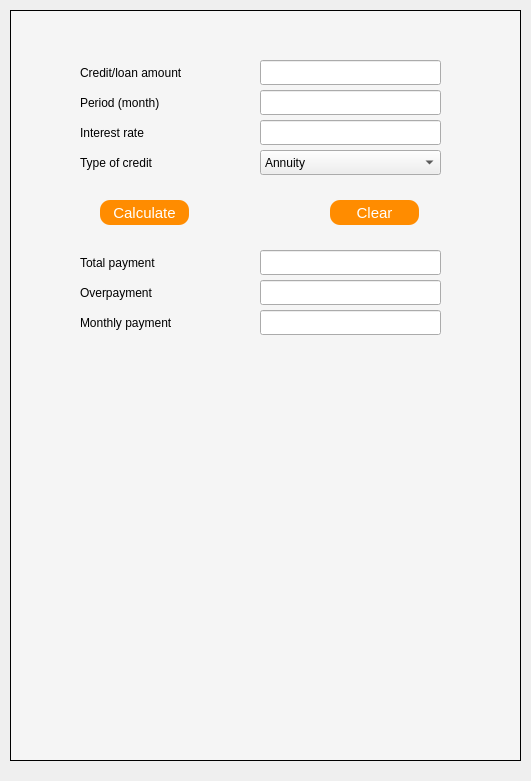
<?xml version="1.0" encoding="UTF-8"?>
<ui version="4.0">
 <class>finances</class>
 <widget class="QWidget" name="finances">
  <property name="geometry">
   <rect>
    <x>0</x>
    <y>0</y>
    <width>531</width>
    <height>781</height>
   </rect>
  </property>
  <property name="minimumSize">
   <size>
    <width>531</width>
    <height>781</height>
   </size>
  </property>
  <property name="maximumSize">
   <size>
    <width>531</width>
    <height>781</height>
   </size>
  </property>
  <property name="windowTitle">
   <string>Form</string>
  </property>
  <widget class="QLabel" name="label_8">
   <property name="geometry">
    <rect>
     <x>10</x>
     <y>10</y>
     <width>511</width>
     <height>751</height>
    </rect>
   </property>
   <property name="styleSheet">
    <string notr="true">QLabel{ background: rgb(245, 245, 245);
selection-background-color: rgb(245, 245, 245);
border: 1px solid #000000;
}</string>
   </property>
   <property name="text">
    <string/>
   </property>
  </widget>
  <widget class="QLineEdit" name="month">
   <property name="geometry">
    <rect>
     <x>260</x>
     <y>90</y>
     <width>181</width>
     <height>25</height>
    </rect>
   </property>
   <property name="sizePolicy">
    <sizepolicy hsizetype="Expanding" vsizetype="Fixed">
     <horstretch>0</horstretch>
     <verstretch>0</verstretch>
    </sizepolicy>
   </property>
  </widget>
  <widget class="QLineEdit" name="totalpayment">
   <property name="geometry">
    <rect>
     <x>260</x>
     <y>250</y>
     <width>181</width>
     <height>25</height>
    </rect>
   </property>
   <property name="sizePolicy">
    <sizepolicy hsizetype="Expanding" vsizetype="Fixed">
     <horstretch>0</horstretch>
     <verstretch>0</verstretch>
    </sizepolicy>
   </property>
   <property name="readOnly">
    <bool>true</bool>
   </property>
  </widget>
  <widget class="QLabel" name="label_4">
   <property name="geometry">
    <rect>
     <x>80</x>
     <y>150</y>
     <width>95</width>
     <height>25</height>
    </rect>
   </property>
   <property name="text">
    <string>Type of credit</string>
   </property>
  </widget>
  <widget class="QLabel" name="label_3">
   <property name="geometry">
    <rect>
     <x>80</x>
     <y>120</y>
     <width>131</width>
     <height>25</height>
    </rect>
   </property>
   <property name="text">
    <string>Interest rate</string>
   </property>
  </widget>
  <widget class="QLabel" name="label_7">
   <property name="geometry">
    <rect>
     <x>80</x>
     <y>250</y>
     <width>101</width>
     <height>25</height>
    </rect>
   </property>
   <property name="text">
    <string>Total payment</string>
   </property>
  </widget>
  <widget class="QLabel" name="label_5">
   <property name="geometry">
    <rect>
     <x>80</x>
     <y>280</y>
     <width>126</width>
     <height>25</height>
    </rect>
   </property>
   <property name="sizePolicy">
    <sizepolicy hsizetype="Expanding" vsizetype="Preferred">
     <horstretch>0</horstretch>
     <verstretch>0</verstretch>
    </sizepolicy>
   </property>
   <property name="text">
    <string>Overpayment</string>
   </property>
  </widget>
  <widget class="QLabel" name="label">
   <property name="geometry">
    <rect>
     <x>80</x>
     <y>60</y>
     <width>141</width>
     <height>25</height>
    </rect>
   </property>
   <property name="sizePolicy">
    <sizepolicy hsizetype="Expanding" vsizetype="Preferred">
     <horstretch>0</horstretch>
     <verstretch>0</verstretch>
    </sizepolicy>
   </property>
   <property name="text">
    <string>Credit/loan amount</string>
   </property>
  </widget>
  <widget class="QLineEdit" name="monthlypayment">
   <property name="geometry">
    <rect>
     <x>260</x>
     <y>310</y>
     <width>181</width>
     <height>25</height>
    </rect>
   </property>
   <property name="sizePolicy">
    <sizepolicy hsizetype="Expanding" vsizetype="Fixed">
     <horstretch>0</horstretch>
     <verstretch>0</verstretch>
    </sizepolicy>
   </property>
   <property name="readOnly">
    <bool>true</bool>
   </property>
  </widget>
  <widget class="QLineEdit" name="rate">
   <property name="geometry">
    <rect>
     <x>260</x>
     <y>120</y>
     <width>181</width>
     <height>25</height>
    </rect>
   </property>
   <property name="sizePolicy">
    <sizepolicy hsizetype="Expanding" vsizetype="Fixed">
     <horstretch>0</horstretch>
     <verstretch>0</verstretch>
    </sizepolicy>
   </property>
  </widget>
  <widget class="QComboBox" name="type_of_credit">
   <property name="geometry">
    <rect>
     <x>260</x>
     <y>150</y>
     <width>181</width>
     <height>25</height>
    </rect>
   </property>
   <property name="sizePolicy">
    <sizepolicy hsizetype="Expanding" vsizetype="Fixed">
     <horstretch>0</horstretch>
     <verstretch>0</verstretch>
    </sizepolicy>
   </property>
   <item>
    <property name="text">
     <string>Annuity</string>
    </property>
   </item>
   <item>
    <property name="text">
     <string>Differentiated</string>
    </property>
   </item>
  </widget>
  <widget class="QLabel" name="label_6">
   <property name="geometry">
    <rect>
     <x>80</x>
     <y>310</y>
     <width>131</width>
     <height>25</height>
    </rect>
   </property>
   <property name="sizePolicy">
    <sizepolicy hsizetype="Expanding" vsizetype="Preferred">
     <horstretch>0</horstretch>
     <verstretch>0</verstretch>
    </sizepolicy>
   </property>
   <property name="text">
    <string>Monthly payment</string>
   </property>
  </widget>
  <widget class="QLineEdit" name="loan">
   <property name="geometry">
    <rect>
     <x>260</x>
     <y>60</y>
     <width>181</width>
     <height>25</height>
    </rect>
   </property>
   <property name="sizePolicy">
    <sizepolicy hsizetype="Expanding" vsizetype="Fixed">
     <horstretch>0</horstretch>
     <verstretch>0</verstretch>
    </sizepolicy>
   </property>
  </widget>
  <widget class="QPushButton" name="clear">
   <property name="geometry">
    <rect>
     <x>330</x>
     <y>200</y>
     <width>89</width>
     <height>25</height>
    </rect>
   </property>
   <property name="styleSheet">
    <string notr="true">QPushButton {
    border-radius:  10px;
    background-color:  rgb(255,140, 0);
    color:  rgb(255, 255, 255);
    font-size:  15px;
}

QPushButton:pressed {
    background-color:  rgb(118, 118, 118);
}</string>
   </property>
   <property name="text">
    <string>Clear</string>
   </property>
  </widget>
  <widget class="QLabel" name="label_2">
   <property name="geometry">
    <rect>
     <x>80</x>
     <y>90</y>
     <width>126</width>
     <height>25</height>
    </rect>
   </property>
   <property name="sizePolicy">
    <sizepolicy hsizetype="Expanding" vsizetype="Preferred">
     <horstretch>0</horstretch>
     <verstretch>0</verstretch>
    </sizepolicy>
   </property>
   <property name="text">
    <string>Period (month)</string>
   </property>
  </widget>
  <widget class="QLineEdit" name="overpayment">
   <property name="geometry">
    <rect>
     <x>260</x>
     <y>280</y>
     <width>181</width>
     <height>25</height>
    </rect>
   </property>
   <property name="sizePolicy">
    <sizepolicy hsizetype="Expanding" vsizetype="Fixed">
     <horstretch>0</horstretch>
     <verstretch>0</verstretch>
    </sizepolicy>
   </property>
   <property name="readOnly">
    <bool>true</bool>
   </property>
  </widget>
  <widget class="QPushButton" name="calculate">
   <property name="geometry">
    <rect>
     <x>100</x>
     <y>200</y>
     <width>89</width>
     <height>25</height>
    </rect>
   </property>
   <property name="styleSheet">
    <string notr="true">QPushButton {
    border-radius:  10px;
    background-color:  rgb(255,140, 0);
    color:  rgb(255, 255, 255);
    font-size: 15px;
}

QPushButton:pressed {
    background-color:  rgb(118, 118, 118);
}</string>
   </property>
   <property name="text">
    <string>Calculate</string>
   </property>
  </widget>
 </widget>
 <resources/>
 <connections/>
</ui>
